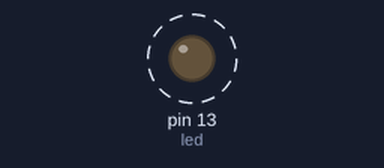
A sketch run on a simulated Arduino Uno, built with avr-gcc and run on an emulated ATmega328P. Parts: output pins drawn as LEDs (lit = HIGH). Dashed ring = blinking.

Above: at 0.4 s.
Timing chart, 0 to 4.6 s (numbered marks = the images above):
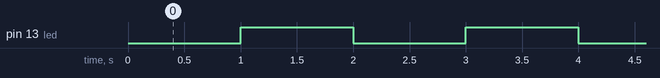

The sketch:

IntTimers.ino
```cpp
/*
Example of Clear Timer on Compare Match (CTC Mode) using the hardware Timer1

The Math:

	(timer speed (Hz)) = (Arduino Clock Speed (16MHz)) / pre-scaler
	interrup freq (Hz) = (Arduino Clock Speed (16MHz)) / (pre-scaler * (compare match register + 1))
	compare match register = (16,000,000Hz / (prescaler * derived interrupt freq)) - 1
	pre-scalars can be 1, 8, 64, 256, 1024 set in CS12, CS11 and CS10

	CS12	CS11	CS10
	0		0		0		No clock source (Timer/Counter stopped)
	0		0		1		clk/1 - No pre-scaler
	0		1		0		clk/8
	0		1		1		clk/64
	1		0		0		clk/256
	1		0		1		clk/1024
	1		1		0		external clock source on T1 pin. Clock on falling edge
	1		1		1		external clock source on T1 pin. Clock on rising edge
*/

int led = 13;
boolean toggle1 = 0;

void setup()
{
  pinMode(led, OUTPUT);
  cli(); // stop interrupts

  // set timer1 at 1Hz
  TCCR1A = 0;  // Set Timer 1's A control register to 0
  TCCR1B = 0;  // same for B
  // set compare match registers for 1Hz intervals
  OCR1A = 15624; // = (16*10^6)/(1*1024) -1 (must be < 65535)
  // turn on CTC mode
  TCCR1B |= (1 << WGM12);
  // set CS12 and CS10 bits for 1024 prescalar
  TCCR1B |= (1 << CS12) | (1 << CS10);
  // enable timer compare interrupt
  TIMSK1 |= (1 << OCIE1A);

  sei(); // allow interrupts
}

// define Interrupt Service Routine.  Generates output pulses of 1Hz/2 = 0.5Hz.
ISR(TIMER1_COMPA_vect)
{
	if (toggle1)
	{
		digitalWrite(led, HIGH);
		toggle1 = 0;
	} else {
		digitalWrite(led, LOW);
		toggle1 = 1;
	}
}

void loop()
{

  /* add main program code here */

}
```

Measured:
- by itself, pin 13 (led): alternates HIGH for 1.0 s and LOW for 1.0 s
